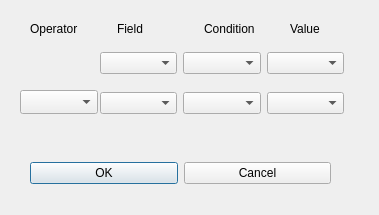
<?xml version="1.0" encoding="UTF-8"?>
<ui version="4.0">
 <class>PivotFilters</class>
 <widget class="QDialog" name="PivotFilters">
  <property name="geometry">
   <rect>
    <x>0</x>
    <y>0</y>
    <width>379</width>
    <height>215</height>
   </rect>
  </property>
  <property name="windowTitle">
   <string>Pivot Filters</string>
  </property>
  <widget class="QComboBox" name="Operator">
   <property name="geometry">
    <rect>
     <x>20</x>
     <y>90</y>
     <width>78</width>
     <height>24</height>
    </rect>
   </property>
  </widget>
  <widget class="QWidget" name="layoutWidget">
   <property name="geometry">
    <rect>
     <x>100</x>
     <y>90</y>
     <width>244</width>
     <height>26</height>
    </rect>
   </property>
   <layout class="QHBoxLayout" name="horizontalLayout_3">
    <item>
     <widget class="QComboBox" name="comboBox_5"/>
    </item>
    <item>
     <widget class="QComboBox" name="comboBox_6"/>
    </item>
    <item>
     <widget class="QComboBox" name="comboBox_7"/>
    </item>
   </layout>
  </widget>
  <widget class="QWidget" name="layoutWidget">
   <property name="geometry">
    <rect>
     <x>30</x>
     <y>20</y>
     <width>341</width>
     <height>17</height>
    </rect>
   </property>
   <layout class="QHBoxLayout" name="horizontalLayout">
    <item>
     <widget class="QLabel" name="label">
      <property name="text">
       <string>Operator</string>
      </property>
     </widget>
    </item>
    <item>
     <widget class="QLabel" name="label_2">
      <property name="text">
       <string>Field</string>
      </property>
     </widget>
    </item>
    <item>
     <widget class="QLabel" name="label_3">
      <property name="text">
       <string>Condition</string>
      </property>
     </widget>
    </item>
    <item>
     <widget class="QLabel" name="label_4">
      <property name="text">
       <string>Value</string>
      </property>
     </widget>
    </item>
   </layout>
  </widget>
  <widget class="QWidget" name="layoutWidget">
   <property name="geometry">
    <rect>
     <x>100</x>
     <y>50</y>
     <width>244</width>
     <height>26</height>
    </rect>
   </property>
   <layout class="QHBoxLayout" name="horizontalLayout_2">
    <item>
     <widget class="QComboBox" name="Field"/>
    </item>
    <item>
     <widget class="QComboBox" name="Condition"/>
    </item>
    <item>
     <widget class="QComboBox" name="Value"/>
    </item>
   </layout>
  </widget>
  <widget class="QWidget" name="layoutWidget">
   <property name="geometry">
    <rect>
     <x>30</x>
     <y>160</y>
     <width>301</width>
     <height>26</height>
    </rect>
   </property>
   <layout class="QHBoxLayout" name="horizontalLayout_4">
    <item>
     <widget class="QPushButton" name="Ok">
      <property name="text">
       <string>OK</string>
      </property>
     </widget>
    </item>
    <item>
     <widget class="QPushButton" name="Cancel">
      <property name="text">
       <string>Cancel</string>
      </property>
     </widget>
    </item>
   </layout>
  </widget>
 </widget>
 <resources/>
 <connections>
  <connection>
   <sender>Cancel</sender>
   <signal>clicked()</signal>
   <receiver>PivotFilters</receiver>
   <slot>close()</slot>
   <hints>
    <hint type="sourcelabel">
     <x>302</x>
     <y>180</y>
    </hint>
    <hint type="destinationlabel">
     <x>354</x>
     <y>179</y>
    </hint>
   </hints>
  </connection>
 </connections>
</ui>
